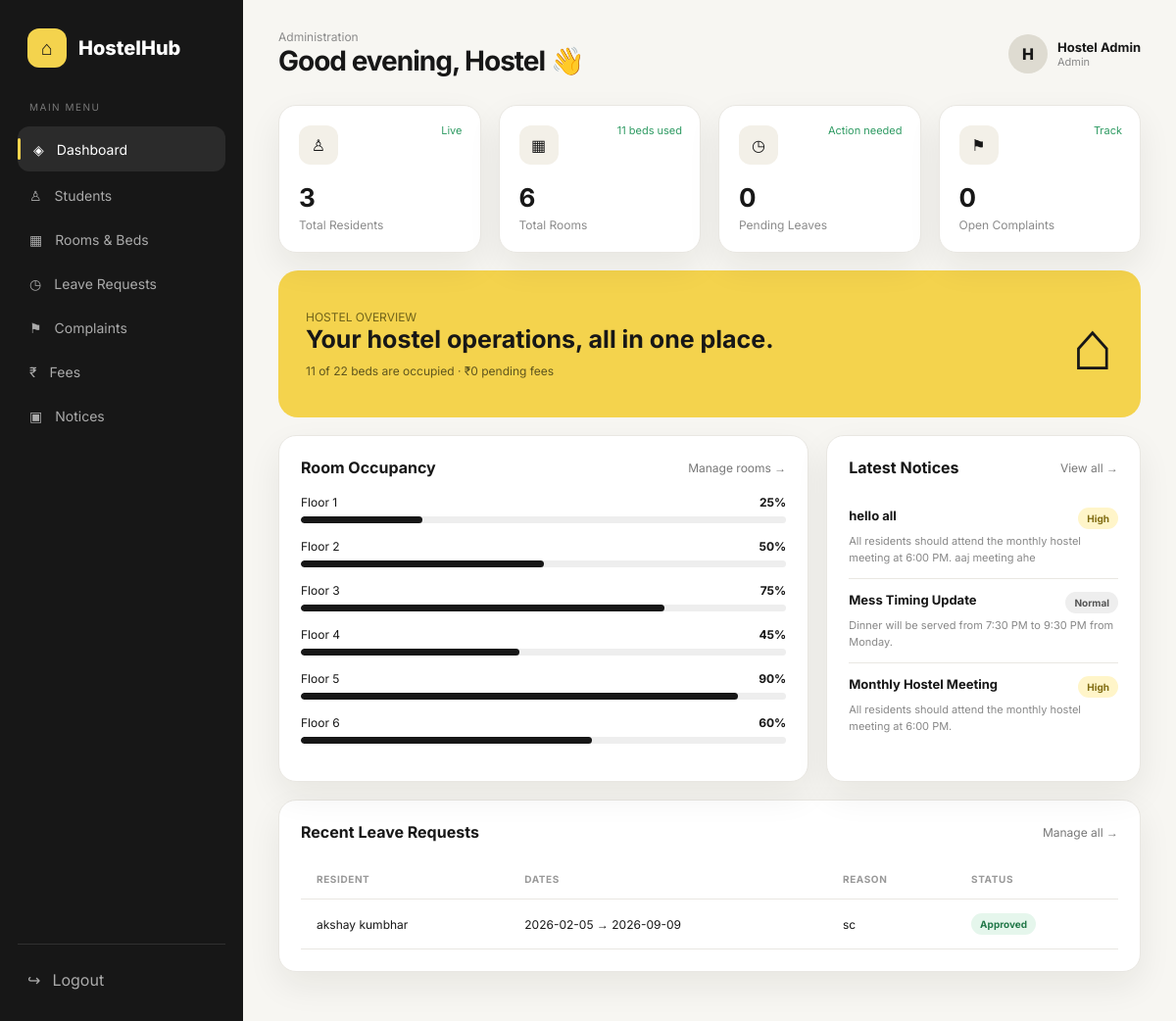
The app's page /admin/dashboard (signed in) with its own data.
### app/models.py (models this page shows)
class User(UserMixin, db.Model):
    id = db.Column(db.Integer, primary_key=True)
    name = db.Column(db.String(120), nullable=False)
    email = db.Column(db.String(150), unique=True, nullable=False)
    password = db.Column(db.String(255), nullable=False)
    role = db.Column(db.String(30), nullable=False, default='student')
    student = db.relationship('Student', backref='user', uselist=False, cascade='all, delete-orphan')

class Notice(db.Model):
    id = db.Column(db.Integer, primary_key=True)
    title = db.Column(db.String(150), nullable=False)
    content = db.Column(db.Text, nullable=False)
    priority = db.Column(db.String(30), default='Normal')
    created_at = db.Column(db.DateTime, server_default=db.func.now())

class LeaveRequest(db.Model):
    id = db.Column(db.Integer, primary_key=True)
    student_id = db.Column(db.Integer, db.ForeignKey('student.id'), nullable=False)
    from_date = db.Column(db.String(20), nullable=False)
    to_date = db.Column(db.String(20), nullable=False)
    reason = db.Column(db.Text, nullable=False)
    status = db.Column(db.String(30), default='Pending')
    created_at = db.Column(db.DateTime, server_default=db.func.now())
    student = db.relationship('Student', backref='leave_requests')

### app/routes/admin.py (the view)
@admin.route('/dashboard')
def dashboard():
    students = Student.query.count()
    rooms = Room.query.count()
    pending_leaves = LeaveRequest.query.filter_by(status='Pending').count()
    open_complaints = Complaint.query.filter_by(status='Open').count()
    occupied = sum(r.occupied for r in Room.query.all())
    capacity = sum(r.capacity for r in Room.query.all())
    pending_fees = sum((f.amount for f in Fee.query.filter_by(status='Pending').all()), 0)
    notices = Notice.query.order_by(Notice.id.desc()).limit(4).all()
    recent_leaves = LeaveRequest.query.order_by(LeaveRequest.id.desc()).limit(5).all()
    return render_template('admin/dashboard.html', students=students, rooms=rooms, leaves=pending_leaves, complaints=open_complaints, occupied=occupied, capacity=capacity, pending_fees=pending_fees, notices=notices, recent_leaves=recent_leaves)

### app/models.py (called while the page is built)
@login_manager.user_loader
def load_user(user_id):
    return db.session.get(User, int(user_id))

### app/routes/admin.py (called while the page is built)
@admin.before_request
def check_admin():
    if not current_user.is_authenticated or current_user.role != 'admin':
        abort(403)

### app/templates/admin/dashboard.html
{% extends 'base.html' %}{% block title %}Admin Dashboard | HostelHub{% endblock %}{% block heading %}Good evening, {{current_user.name.split()[0]}} 👋{% endblock %}{% block content %}
<div class="grid stats"><div class="card stat"><div class="icon">♙</div><h2>{{students}}</h2><p>Total Residents</p><span class="trend">Live</span></div><div class="card stat"><div class="icon">▦</div><h2>{{rooms}}</h2><p>Total Rooms</p><span class="trend">{{occupied}} beds used</span></div><div class="card stat"><div class="icon">◷</div><h2>{{leaves}}</h2><p>Pending Leaves</p><span class="trend">Action needed</span></div><div class="card stat"><div class="icon">⚑</div><h2>{{complaints}}</h2><p>Open Complaints</p><span class="trend">Track</span></div></div>
<div class="hero"><div><div class="eyebrow" style="color:#6f621a">HOSTEL OVERVIEW</div><h2>Your hostel operations, all in one place.</h2><p>{{occupied}} of {{capacity}} beds are occupied · ₹{{'%.0f'|format(pending_fees)}} pending fees</p></div><div class="hero-icon">⌂</div></div>
<div class="grid two"><section class="card section"><div class="section-head"><h3>Room Occupancy</h3><a href="{{url_for('admin.rooms')}}">Manage rooms →</a></div>{% set rooms_data = [] %}{% for r in [25,50,75,45,90,60] %}<div class="progress-item"><div class="progress-top"><span>Floor {{loop.index}}</span><b>{{r}}%</b></div><div class="track"><div class="fill" style="width:{{r}}%"></div></div></div>{% endfor %}</section><section class="card section"><div class="section-head"><h3>Latest Notices</h3><a href="{{url_for('admin.notices')}}">View all →</a></div>{% for n in notices %}<div class="notice"><div style="display:flex;justify-content:space-between;gap:10px"><strong>{{n.title}}</strong><span class="badge {% if n.priority=='High' %}yellow{% endif %}">{{n.priority}}</span></div><p>{{n.content}}</p></div>{% else %}<div class="empty">No notices yet.</div>{% endfor %}</section></div>
<div class="card section" style="margin-top:18px"><div class="section-head"><h3>Recent Leave Requests</h3><a href="{{url_for('admin.leaves')}}">Manage all →</a></div><div class="table-card"><table class="table"><thead><tr><th>Resident</th><th>Dates</th><th>Reason</th><th>Status</th></tr></thead><tbody>{% for l in recent_leaves %}<tr><td>{{l.student.user.name}}</td><td>{{l.from_date}} → {{l.to_date}}</td><td>{{l.reason}}</td><td><span class="badge {% if l.status=='Approved' %}green{% elif l.status=='Rejected' %}red{% else %}yellow{% endif %}">{{l.status}}</span></td></tr>{% else %}<tr><td colspan="4" class="empty">No leave requests yet.</td></tr>{% endfor %}</tbody></table></div></div>
{% endblock %}

### app/templates/base.html (shortened to what this page needs)
<!doctype html><html lang="en"><head><link rel="stylesheet" href="{{ url_for('static', filename='css/style.css') }}"></head><body>
{% if current_user.is_authenticated %}
<div class="app-shell"><aside class="sidebar" id="sidebar"><div class="logo"><div class="logo-mark">⌂</div><div>HostelHub</div></div><div class="nav-title">Main menu</div><nav class="nav">
{% if current_user.role=='admin' %}
<a class="{% if request.endpoint=='admin.dashboard' %}active{% endif %}" href="{{url_for('admin.dashboard')}}">◈ <span>Dashboard</span></a><a class="" href="{{url_for('admin.students')}}">♙ <span>Students</span></a><a class="" href="{{url_for('admin.rooms')}}">▦ <span>Rooms & Beds</span></a><a class="" href="{{url_for('admin.leaves')}}">◷ <span>Leave Requests</span></a><a class="" href="{{url_for('admin.complaints')}}">⚑ <span>Complaints</span></a><a class="" href="{{url_for('admin.fees')}}">₹ <span>Fees</span></a><a class="" href="{{url_for('admin.notices')}}">▣ <span>Notices</span></a>
{% endif %}</nav><div class="sidebar-bottom"><a href="{{url_for('auth.logout')}}">↪ <span>Logout</span></a></div></aside>
<main class="main"><header class="topbar"><div style="display:flex;gap:12px;align-items:center"><div><div class="eyebrow">{% if current_user.role=='admin' %}Administration{% else %}Resident portal{% endif %}</div><h1>{% block heading %}{% endblock %}</h1></div></div><div class="user-chip"><div class="avatar">{{current_user.name[:1]|upper}}</div><div><div class="user-name">{{current_user.name}}</div><div class="user-role">{{current_user.role|capitalize}}</div></div></div></header>{% block content %}{% endblock %}</main></div>
{% endif %}</body></html>

### app/static/css/style.css (style rules this page uses)
:root { --ink:#171717;--muted:#777;--line:#e9e7e2;--paper:#fff;--soft:#f7f6f2;--yellow:#f4d34d;--green:#2f9b63;--red:#e55b5b;--shadow:0 14px 35px rgba(30,28,20,.07) }
* { box-sizing:border-box;margin:0;padding:0 }
body { font-family:Inter,Arial,sans-serif;background:var(--soft);color:var(--ink) }
a { text-decoration:none;color:inherit }
.app-shell { display:flex;min-height:100vh }
.sidebar { width:248px;background:#171717;color:#fff;padding:24px 18px;position:fixed;inset:0 auto 0 0;z-index:10 }
.logo { display:flex;align-items:center;gap:12px;padding:5px 10px 34px;font-weight:800;font-size:20px }
.logo-mark { width:40px;height:40px;border-radius:12px;background:var(--yellow);color:#171717;display:grid;place-items:center;font-size:20px }
.nav-title { font-size:10px;color:#777;text-transform:uppercase;letter-spacing:1.5px;padding:0 12px 10px }
.nav a { display:flex;align-items:center;gap:13px;padding:12px;border-radius:12px;color:#aaa;font-size:14px;margin:4px 0 }
.nav a:hover,.nav a.active { background:#2b2b2b;color:#fff }
.nav a.active:before { content:'';width:3px;height:22px;background:var(--yellow);border-radius:5px;margin-left:-12px }
.sidebar-bottom { position:absolute;left:18px;right:18px;bottom:22px;border-top:1px solid #303030;padding-top:16px }
.sidebar-bottom a { display:flex;gap:12px;align-items:center;color:#aaa;padding:10px }
.main { margin-left:248px;width:calc(100% - 248px);padding:30px 36px 50px }
.topbar { display:flex;align-items:center;justify-content:space-between;margin-bottom:28px }
.eyebrow { color:#8b8b8b;font-size:12px }
.topbar h1 { font-size:28px;letter-spacing:-1px }
.user-chip { display:flex;align-items:center;gap:10px }
.avatar { width:40px;height:40px;border-radius:50%;background:#dedbd1;display:grid;place-items:center;font-weight:800 }
.user-name { font-weight:700;font-size:13px }
.user-role { font-size:11px;color:#888 }
.grid { display:grid;gap:18px }
.stats { grid-template-columns:repeat(4,minmax(0,1fr)) }
.card { background:var(--paper);border:1px solid var(--line);border-radius:18px;box-shadow:var(--shadow) }
.stat { padding:20px;min-height:128px;position:relative }
.stat .icon { width:40px;height:40px;border-radius:12px;background:#f3f0e8;display:grid;place-items:center;margin-bottom:18px }
.stat h2 { font-size:26px }
.stat p { font-size:12px;color:#8b8b8b;margin-top:5px }
.stat .trend { position:absolute;right:18px;top:18px;font-size:11px;color:var(--green) }
.hero { margin-top:18px;background:var(--yellow);padding:25px 28px;border-radius:20px;display:flex;align-items:center;justify-content:space-between;min-height:150px }
.hero h2 { font-size:25px;max-width:520px;line-height:1.25 }
.hero p { font-size:12px;margin-top:8px;color:#5f551e }
.hero .hero-icon { font-size:70px }
.two { grid-template-columns:1.35fr .8fr;margin-top:18px }
.section { padding:22px }
.section-head { display:flex;justify-content:space-between;align-items:center;margin-bottom:18px }
.section-head h3 { font-size:16px }
.section-head a { font-size:12px;color:#777 }
.progress-item { margin:16px 0 }
.progress-top { display:flex;justify-content:space-between;font-size:12px;margin-bottom:7px }
.track { height:7px;background:#eee;border-radius:10px;overflow:hidden }
.fill { height:100%;background:#171717;border-radius:10px }
.notice { padding:13px 0;border-bottom:1px solid var(--line) }
.notice:last-child { border:0 }
.notice strong { font-size:13px }
.notice p { font-size:11px;color:#888;line-height:1.5;margin-top:4px }
.badge { display:inline-flex;padding:5px 9px;border-radius:20px;font-size:10px;font-weight:700;background:#eee;color:#555 }
.badge.green { background:#e5f6ec;color:#23794a }
.badge.yellow { background:#fff5c9;color:#806c11 }
.table-card { overflow:auto }
.table { width:100%;border-collapse:collapse }
.table th,.table td { text-align:left;padding:14px 16px;border-bottom:1px solid var(--line);font-size:12px;white-space:nowrap }
.table th { font-size:10px;text-transform:uppercase;color:#999;letter-spacing:.6px }

### records on screen
User: name "Hostel", name "H", name "Hostel Admin", role "Admin"
Notice: title "hello all", priority "High", content "All residents should attend the monthly hostel meeting at 6:00 PM. aaj meeting ahe"
Notice: title "Mess Timing Update", priority "Normal", content "Dinner will be served from 7:30 PM to 9:30 PM from Monday."
Notice: title "Monthly Hostel Meeting", priority "High", content "All residents should attend the monthly hostel meeting at 6:00 PM."
LeaveRequest: student.user.name "akshay kumbhar", from_date "2026-02-05", to_date "2026-09-09", reason "sc", status "Approved"

### other values on screen
{{ students }} "3"
{{ rooms }} "6"
{{ occupied }} "11"
{{ leaves }} "0"
{{ complaints }} "0"
{{ capacity }} "22"
{{ '%.0f'|format(pending_fees) }} "0"
{{ r }} "25" "50" "75" "45" "90" "60"
